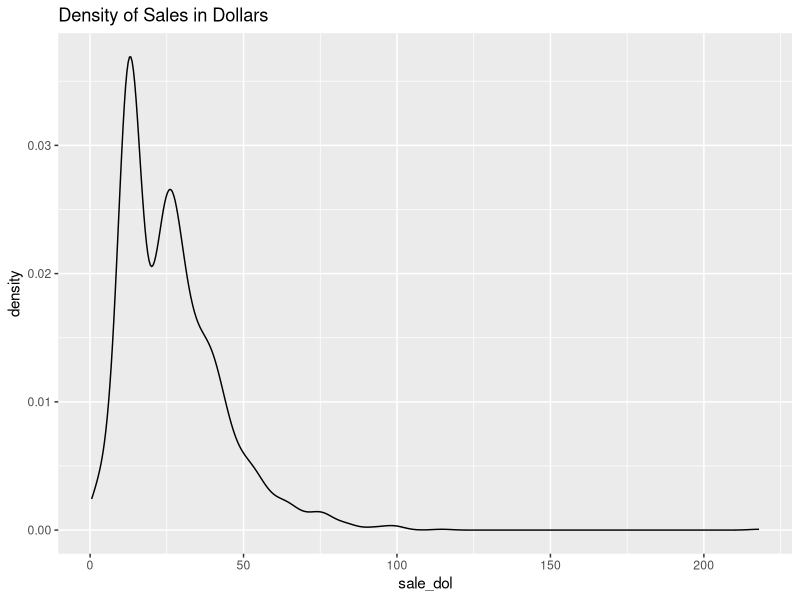
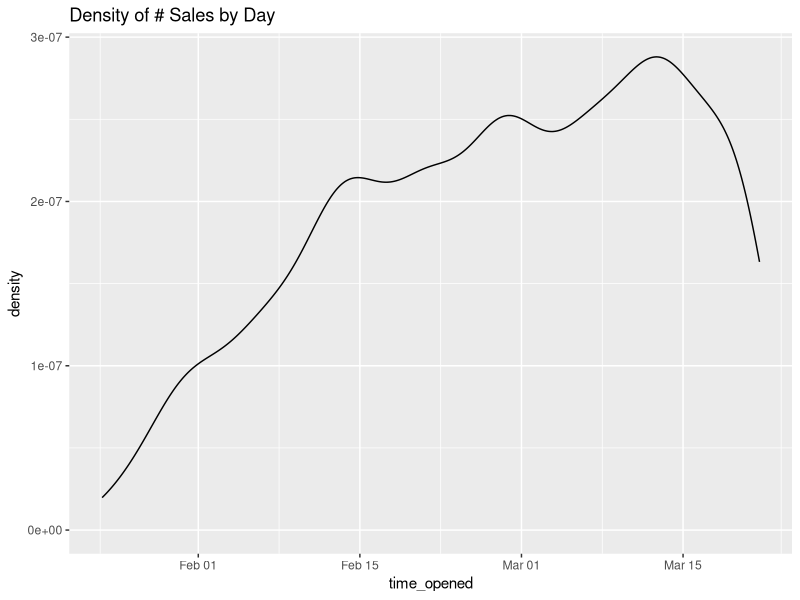
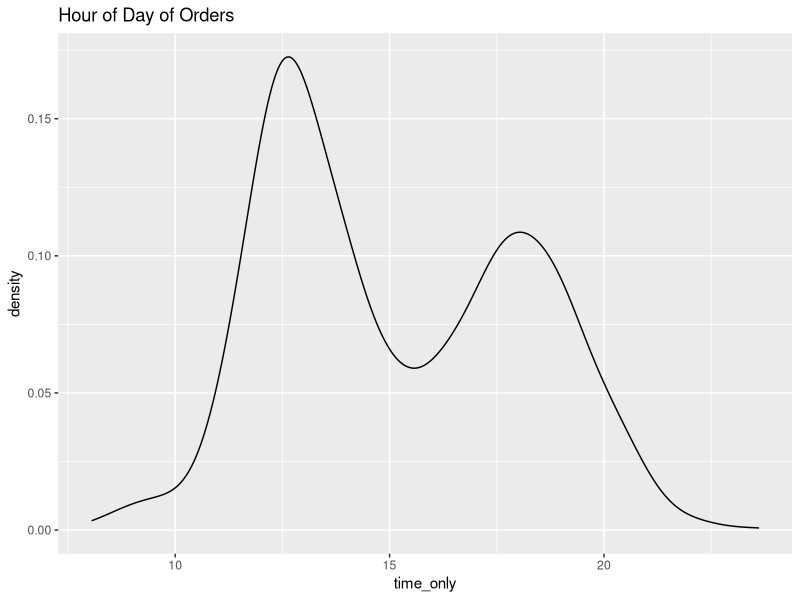

The R script that drew these images, in order:
## ---- chunk 1
library(readr)
library(ggplot2)
library(hms)

rm(list=ls())
## ---- chunk 2
df<- read_csv("sample_orders.csv")

## ---- chunk 3
#Cleanup
str(df)
head(df)

#summary(df$time_opened)
df_2<-df[!is.na(df$time_opened),]
summary(df_2$time_opened)
summary(df_2$customer_id)
summary(df_2$subtotal)
df_3<-df_2[df_2$subtotal!=0,]

df_3$customer_id<-as.factor(df_3$customer_id)

df_f<-df_3
## ---- chunk 4
#Feature Construction
df_f$sale_dol<-df_f$subtotal/100
df_f$dow<-weekdays(as.Date(df_f$time_opened))
df_f$time_only<-as.numeric(as_hms(df_f$time_opened))/3600
## ---- chunk 5
#EDA
ggplot(data=df_f,aes(x=sale_dol))+
         geom_density()+
  ggtitle("Density of Sales in Dollars")


ggplot(data=df_f,aes(x=time_opened))+
         geom_density()+
  ggtitle("Density of # Sales by Day")

table(df_f$dow)

ggplot(data=df_f,aes(x=time_only))+
  geom_density()+
  ggtitle("Hour of Day of Orders")
